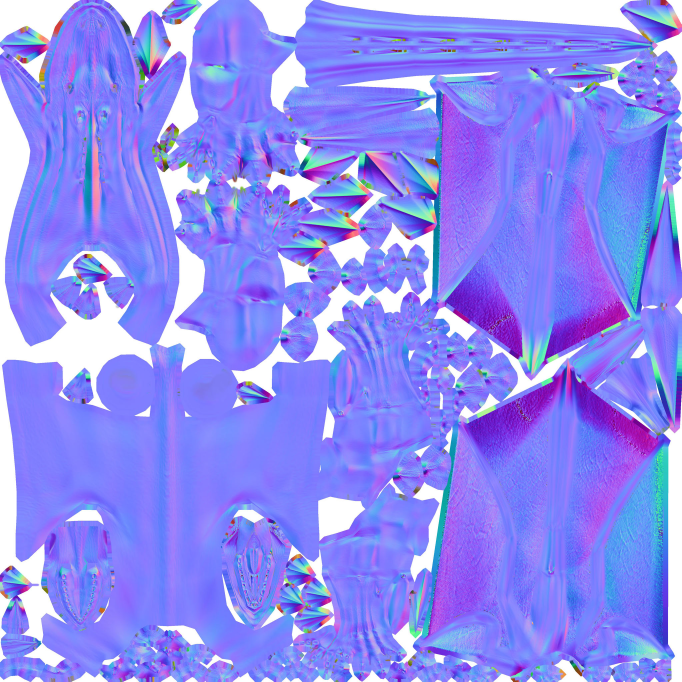
#> input picture Assets/Dragon_Nor.jpg, 2045 x 2045 px (shown at 1/3 size)
$ python reaper_texture.py ../Assets/Dragon_Nor.jpg ../Assets/Dragon_ground_color.jpg ../Assets/Dragon_ground_color.jpg
#> lines starting #> are read from the running program, lines starting #| are printed output that depends on the picture; after the words box and inside, x2 and y2 are one past the last pixel; in counts of white or black regions, pixels touching at a corner belong together
"""Builds the reaper's colour map (+ emission map) from the Solus knight texture (plain Python + Pillow/numpy).
Plates → blackened steel (cold, a violet sheen), filigree → tarnished silver, navy cloth → black-violet;
the empty 256 px block at (1760, 688) holds the swatches used by reaper_anim.py (same layout as the
bard's SWATCH): black wool, dark leather, (unused), silver, hood shadow, eye-light, bone mask.
    python reaper_texture.py <knight_base_color.png> <out_color.png> <out_emission.png>"""
import sys
import numpy as np
from PIL import Image

src, dst, dst_em = sys.argv[1], sys.argv[2], sys.argv[3]
im = np.asarray(Image.open(src).convert('RGB')).astype(np.float32) / 255.0
r, g, b = im[..., 0], im[..., 1], im[..., 2]
L = 0.3 * r + 0.59 * g + 0.11 * b
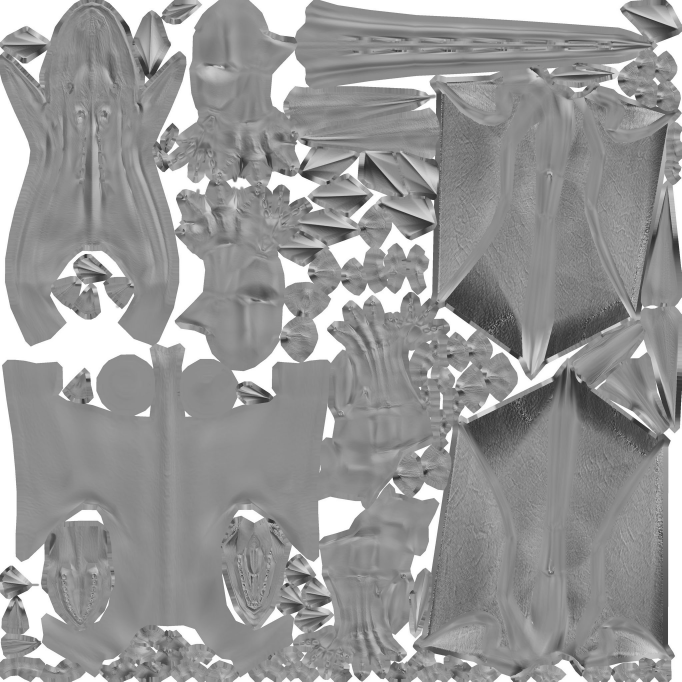
#> L: shape (2045, 2045) float32 (shown at 1/3 size); min 0.107, max 1, mean 0.598
empty = im.sum(2) < 0.04
#> empty: shape (2045, 2045) bool; every value is 0
cloth = (b > r + 0.025) & (L < 0.38)
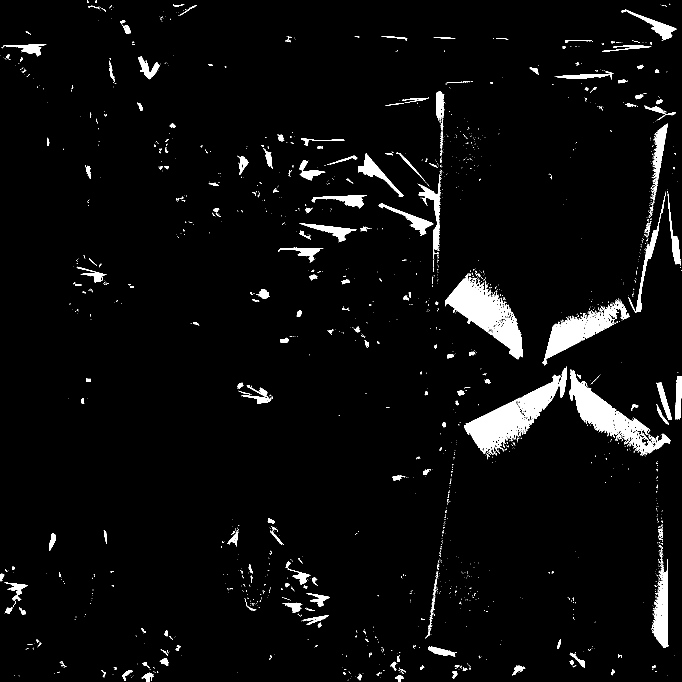
#> cloth: shape (2045, 2045) bool (shown at 1/3 size); 3.9% white; 2097 white regions (1820 under 20 px), largest, box (x1, y1, x2, y2) and area: (1392, 1099, 1701, 1362) 23143, (1335, 820, 1567, 1078) 21458, (1709, 1108, 2012, 1367) 18611
warm = (r > b + 0.16) & (L > 0.55)
#> warm: shape (2045, 2045) bool; 0.45% white; 431 white regions (342 under 20 px), largest, box (x1, y1, x2, y2) and area: (280, 440, 299, 640) 2853, (450, 64, 474, 216) 1136, (1244, 503, 1316, 578) 1016


def ramp(x, stops):
    x = np.clip(x, 0, 1)
    out = np.zeros(x.shape + (3,), np.float32)
    for (x0, c0), (x1, c1) in zip(stops[:-1], stops[1:]):
        m = (x >= x0) & (x <= x1)
        t = ((x - x0) / max(1e-6, x1 - x0))[m][:, None]
        out[m] = np.array(c0) * (1 - t) + np.array(c1) * t
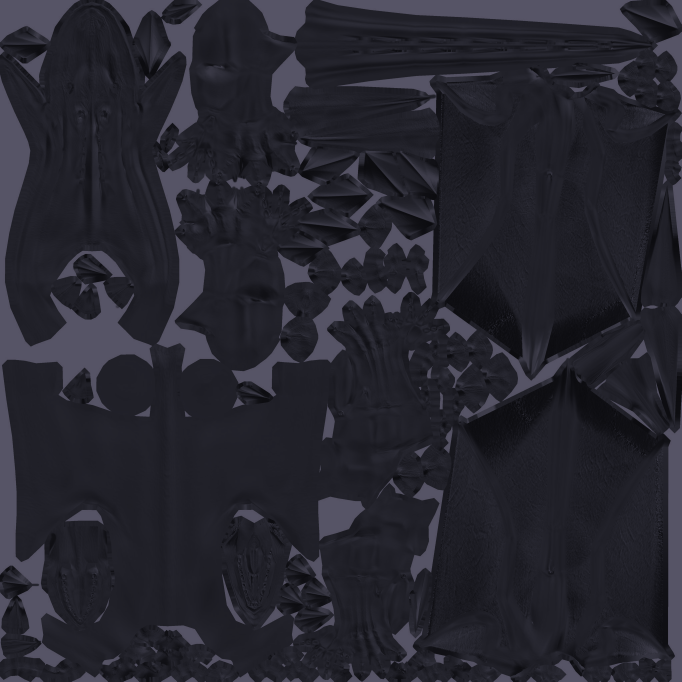
#> out: shape (2045, 2045, 3) float32 (shown at 1/3 size); mean of channels 0, 1, 2 0.151, 0.15, 0.187; drawn as R, G, B
    return out


leather = ramp(L, [(0.0, (0.02, 0.02, 0.028)), (0.35, (0.07, 0.07, 0.09)), (0.7, (0.17, 0.17, 0.21)), (1.0, (0.34, 0.33, 0.40))])
brass = ramp(L, [(0.0, (0.06, 0.06, 0.07)), (0.6, (0.40, 0.40, 0.44)), (1.0, (0.72, 0.72, 0.76))])
#> after the loop in ramp (call 2), `for (x0, c0), (x1, c1) in zip(stops[:-1], stops[1:]):`:
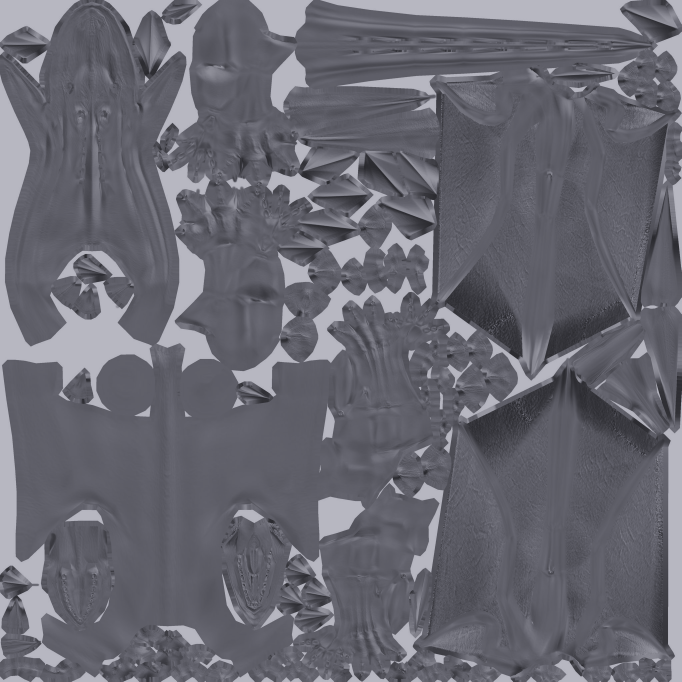
#> out: shape (2045, 2045, 3) float32 (shown at 1/3 size); mean of channels 0, 1, 2 0.414, 0.414, 0.44; drawn as R, G, B
brown = ramp(L / 0.38, [(0.0, (0.02, 0.012, 0.03)), (0.5, (0.07, 0.04, 0.10)), (1.0, (0.14, 0.08, 0.19))])
#> in ramp (call 3), `x = np.clip(x, 0, 1)`:
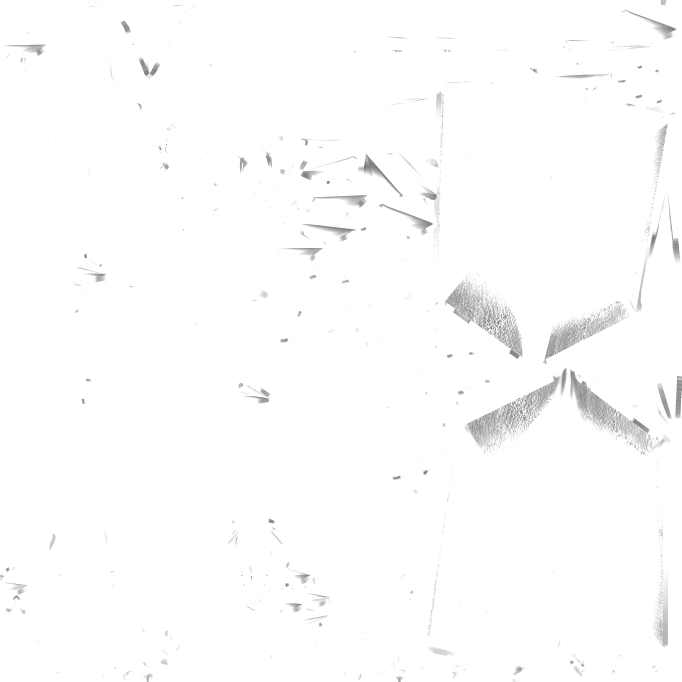
#> x: shape (2045, 2045) float32 (shown at 1/3 size); min 0.282, max 1, mean 0.991
#> after the loop in ramp (call 3), `for (x0, c0), (x1, c1) in zip(stops[:-1], stops[1:]):`:
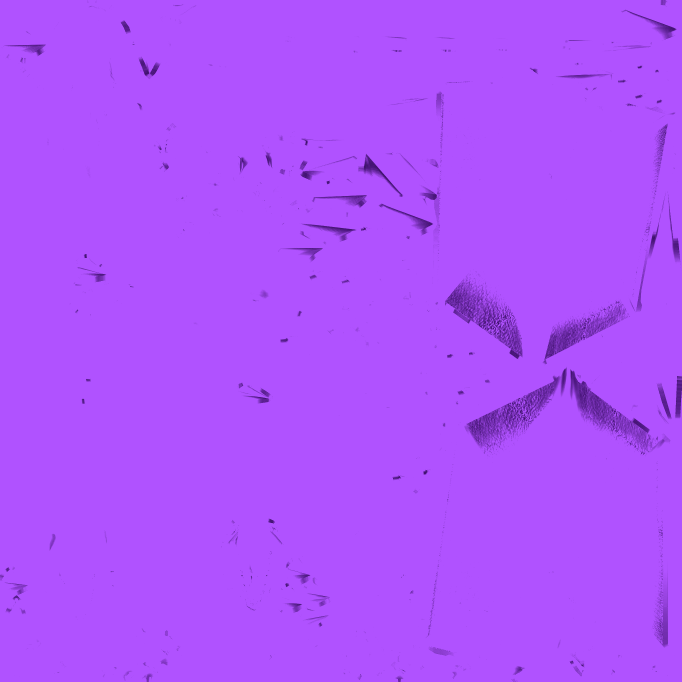
#> out: shape (2045, 2045, 3) float32 (shown at 1/3 size); mean of channels 0, 1, 2 0.131, 0.0806, 0.186; drawn with min black and max white
out = np.where(cloth[..., None], brown, np.where(warm[..., None], brass, leather))
out = np.where(empty[..., None], im, out)
em = np.zeros_like(out)

rng = np.random.default_rng(11)
def noise(h, w, scale):
    n = rng.random((h // scale + 2, w // scale + 2)).astype(np.float32)
    n = np.asarray(Image.fromarray((n * 255).astype(np.uint8)).resize((w + scale * 2, h + scale * 2), Image.BICUBIC)).astype(np.float32) / 255
    return n[:h, :w]

X0, Y0 = 1760, 688
def put(x0, y0, arr, target=None):
#> called with x0 = 1760, y0 = 688
    t = out if target is None else target
    h, w = arr.shape[:2]
    t[y0:y0 + h, x0:x0 + w] = arr

yy, xx = np.mgrid[0:128, 0:128].astype(np.float32)
# black-violet ragged wool
weave = 0.5 + 0.5 * np.sin(xx * 1.7) * np.sin(yy * 1.7)
m = 0.55 * noise(128, 128, 16) + 0.25 * noise(128, 128, 4) + 0.2 * weave
put(X0, Y0, np.stack([0.045 + 0.06 * m, 0.03 + 0.035 * m, 0.07 + 0.08 * m], -1))
# dark leather
m = 0.7 * noise(128, 128, 12) + 0.3 * noise(128, 128, 3)
put(X0 + 128, Y0, np.stack([0.06 + 0.06 * m, 0.05 + 0.05 * m, 0.06 + 0.06 * m], -1))
# staff wood: pale ash with dark grain
grain = 0.5 + 0.5 * np.sin(xx * 0.5 + 3.0 * noise(128, 128, 32) * 6.0)
m = 0.55 * grain + 0.45 * noise(128, 128, 6)
put(X0, Y0 + 128, np.stack([0.30 + 0.20 * m, 0.21 + 0.14 * m, 0.12 + 0.08 * m], -1))
# quadrant (1,1): gold | shadow / crystal | beard (64 px each)
y4, x4 = np.mgrid[0:64, 0:64].astype(np.float32)
n = noise(64, 64, 6)
put(X0 + 128, Y0 + 128, np.stack([0.70 + 0.18 * n, 0.70 + 0.18 * n, 0.76 + 0.18 * n], -1))           # silver
put(X0 + 192, Y0 + 128, np.full((64, 64, 3), 0.012, np.float32))                                        # shadow
cr = 0.6 + 0.4 * noise(64, 64, 8)
crystal = np.stack([0.85 * cr, 0.45 * cr, 1.0 * cr], -1)
put(X0 + 128, Y0 + 192, crystal)                                                                         # crystal
bone = 0.78 + 0.16 * noise(64, 64, 8) - 0.18 * (noise(64, 64, 3) > 0.82)
put(X0 + 192, Y0 + 192, np.stack([0.86 * bone, 0.82 * bone, 0.72 * bone], -1))                           # bone mask
put(X0 + 128, Y0 + 192, crystal * 1.0, em)                                                               # glow only on the eyes
#> in put (call 8), `t = out if target is None else target`: t: shape (2045, 2045, 3) float32; every value is 0

Image.fromarray((np.clip(out, 0, 1) * 255).astype(np.uint8)).save(dst)
Image.fromarray((np.clip(em, 0, 1) * 255).astype(np.uint8)).save(dst_em)
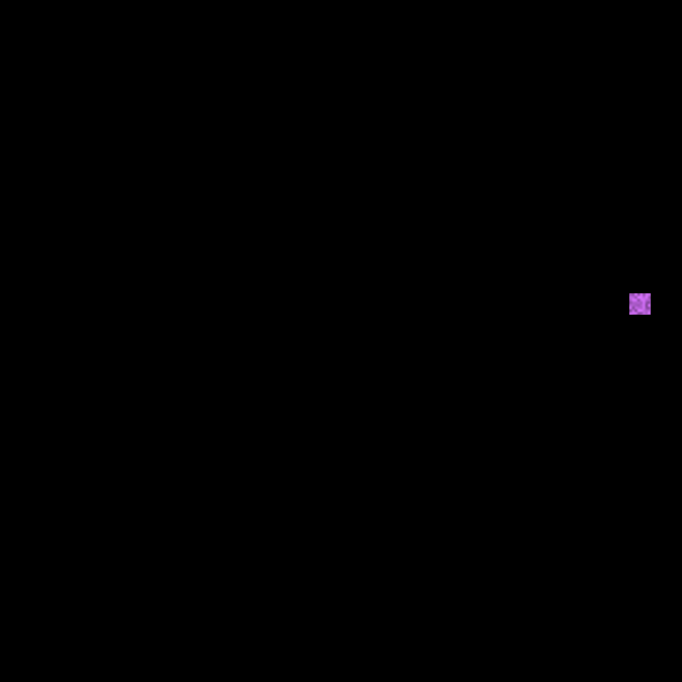
#> saved as Dragon_ground_color.jpg: PIL image 2045x2045 RGB (shown at 1/3 size); mean R, G, B 0.2, 0.1, 0.2
print("ok", dst, dst_em)
